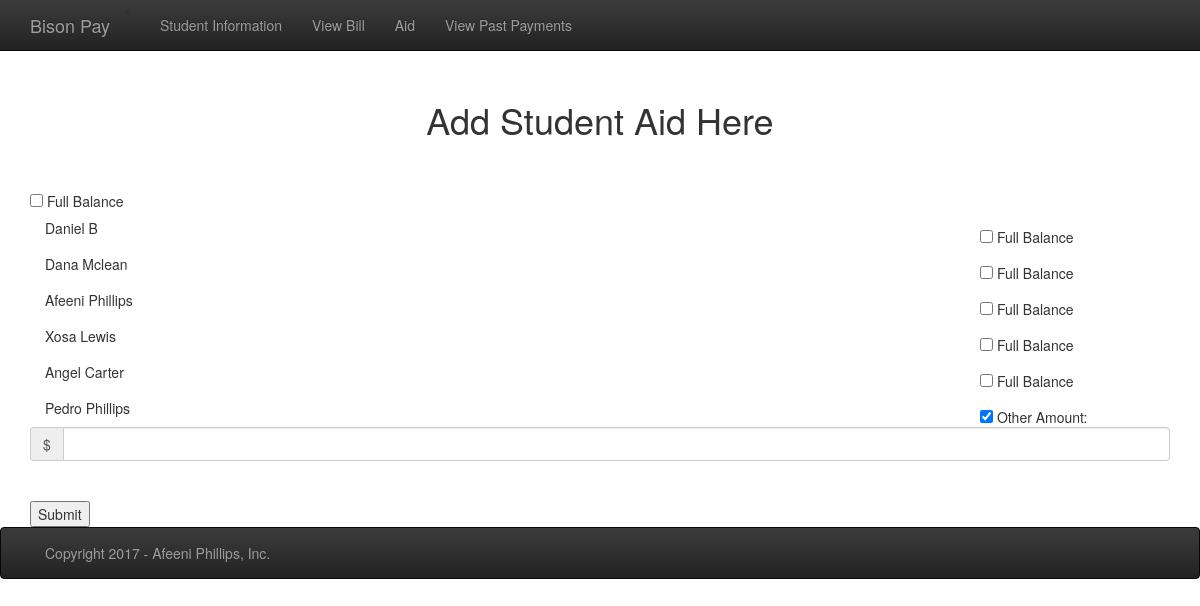
/paybill, run on the app's committed database.
### tables this page shows
CREATE TABLE STUDENT (
 STU_ID INTEGER PRIMARY KEY,
 STU_FNAME VARCHAR(20) NOT NULL,
 STU_LNAME VARCHAR(20) NOT NULL,
 STU_ADDRESS VARCHAR(50) NOT NULL,
 STU_PHONE VARCHAR(13) NOT NULL,
 STU_EMAIL VARCHAR(50) NOT NULL
);

### database-final.py (the view)
@app.route('/paybill')
def paybill():
    db = get_db()
    cur = db.execute('SELECT * FROM CHARGE')
    charges = cur.fetchall()
    cur = db.execute('SELECT * FROM STUDENT')
    students = cur.fetchall()
    return render_template('paybill.html', charges=charges, students=students)

### database-final.py (called while the page is built)
def connect_db():
    rv = sqlite3.connect(app.config['DATABASE'])
    rv.row_factory = sqlite3.Row
    return rv

def get_db():
    if not hasattr(g, 'sqlite_db'):
        g.sqlite_db = connect_db()
    return g.sqlite_db

### templates/paybill.html (shortened to what this page needs)
{% extends "base.html" %}
{% block content %}
       <br /> <br />
        <h1 style="text-align:center;">Add Student Aid Here</h1>
     <br /> <br />
<form action="#" method="get">
  {% for student in students %}
  <input type="checkbox" value="Bike"> Full Balance<br>
  <div class="form-group">
    <div class="col-sm-10">
        <h5> {{ student.STU_FNAME }} {{ student.STU_LNAME }}</h5>
    </div>
  </div>
</form>
{%  endfor %}
  <input type="checkbox" value="Car" checked> Other Amount:<br>
    <div class="input-group">
  <span class="input-group-addon">$</span>
  <input type="text" class="form-control"</span>
</div>
        <br /> <br />
  <input type="submit" value="Submit"><a href="/templates/payment.html"></a>
{% endblock %}

### data on the page
STUDENT: STU_FNAME "Daniel", STU_LNAME "B"
STUDENT: STU_FNAME "Dana", STU_LNAME "Mclean"
STUDENT: STU_FNAME "Afeeni", STU_LNAME "Phillips"
STUDENT: STU_FNAME "Xosa", STU_LNAME "Lewis"
STUDENT: STU_FNAME "Angel", STU_LNAME "Carter"
STUDENT: STU_FNAME "Pedro", STU_LNAME "Phillips"
